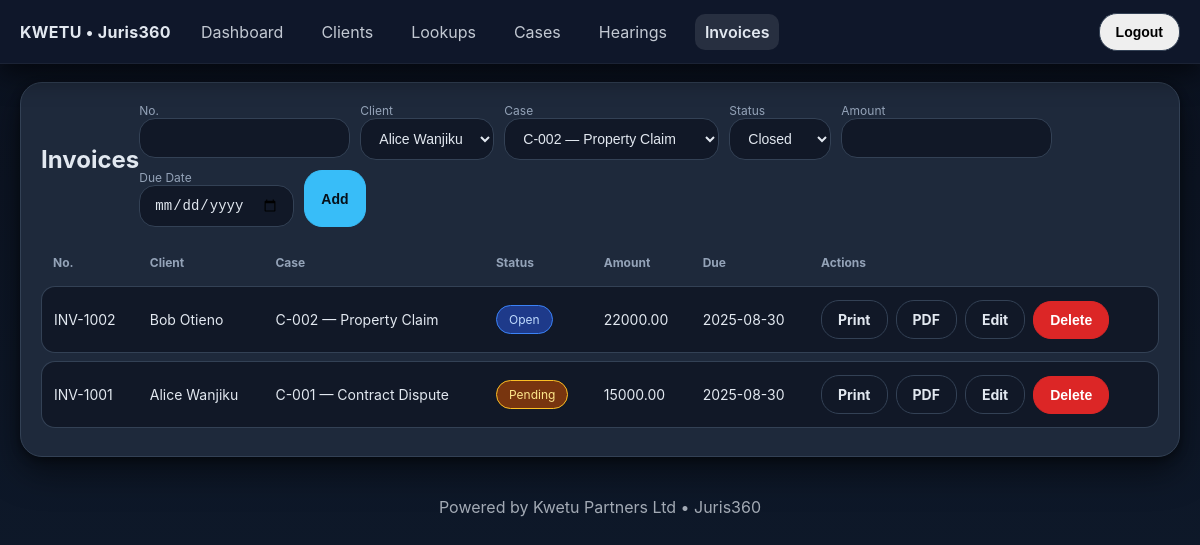
The app's page /invoices (signed in) with its own data.
### app.py (models this page shows)
class Invoice(db.Model):
    id = db.Column(db.Integer, primary_key=True)
    number = db.Column(db.String(40), nullable=False)
    client_id = db.Column(db.Integer, db.ForeignKey('client.id'), nullable=False)
    case_id = db.Column(db.Integer, db.ForeignKey('case.id'), nullable=False)
    status_id = db.Column(db.Integer, db.ForeignKey('case_status.id'), nullable=False)
    amount = db.Column(db.Numeric(12,2), nullable=False)
    due_date = db.Column(db.Date, nullable=True)
    client = db.relationship('Client', back_populates='invoices')
    case = db.relationship('Case', back_populates='invoices')
    status = db.relationship('CaseStatus', back_populates='invoices')
    payments = db.relationship('Payment', back_populates='invoice',
                               cascade='all, delete-orphan', lazy='dynamic')

class Client(db.Model):
    id = db.Column(db.Integer, primary_key=True)
    name = db.Column(db.String(120), nullable=False)
    phone = db.Column(db.String(50))
    email = db.Column(db.String(120))
    address = db.Column(db.String(200))
    cases = db.relationship('Case', back_populates='client', cascade='all, delete-orphan')
    invoices = db.relationship('Invoice', back_populates='client', cascade='all, delete-orphan')

class Case(db.Model):
    id = db.Column(db.Integer, primary_key=True)
    ref = db.Column(db.String(40), nullable=False)
    title = db.Column(db.String(200), nullable=False)
    client_id = db.Column(db.Integer, db.ForeignKey('client.id'), nullable=False)
    case_type_id = db.Column(db.Integer, db.ForeignKey('case_type.id'), nullable=False)
    status_id = db.Column(db.Integer, db.ForeignKey('case_status.id'), nullable=False)
    opened_on = db.Column(db.Date, default=date.today)
    next_hearing_date = db.Column(db.Date, nullable=True)
    client = db.relationship('Client', back_populates='cases')
    case_type = db.relationship('CaseType', back_populates='cases')
    status = db.relationship('CaseStatus', back_populates='cases')
    hearings = db.relationship('Hearing', back_populates='case', cascade='all, delete-orphan')
    invoices = db.relationship('Invoice', back_populates='case', cascade='all, delete-orphan')

class CaseStatus(db.Model):
    id = db.Column(db.Integer, primary_key=True)
    name = db.Column(db.String(40), unique=True, nullable=False)
    cases = db.relationship('Case', back_populates='status')
    hearings = db.relationship('Hearing', back_populates='status')
    invoices = db.relationship('Invoice', back_populates='status')

### app.py (the view)
@app.route('/invoices')
@login_required
def invoices():
    rows = Invoice.query.order_by(Invoice.id.desc()).all()
    return render_template('invoices.html', active='invoices', rows=rows,
        clients=Client.query.order_by(Client.name).all(),
        cases=Case.query.order_by(Case.id.desc()).all(),
        status=CaseStatus.query.order_by(CaseStatus.name).all(),
        edit=None, payments=None, paid=None, balance=None)

### app.py (called while the page is built)
def login_required(view):
    @wraps(view)
    def _wrap(*a, **kw):
        if not app.config['REQUIRE_LOGIN'] or session.get('user'):
            return view(*a, **kw)
        return redirect(url_for('login', next=request.path))
    return _wrap

@app.context_processor
def inject_globals():
    return dict(config=app.config, session=session)

### templates/invoices.html (shortened to what this page needs)
{% extends "base.html" %}
{% block content %}
<div class="card">
  <div class="section-head">
    <h1>Invoices</h1>
    <form method="post" action="{{ url_for('invoices_create') }}" class="inline">
      <label>No.<br><input class="input" name="number" required></label>
      <label>Client<br>
        <select name="client_id" class="select" required>
          {% for c in clients %}<option value="{{ c.id }}">{{ c.name }}</option>{% endfor %}
        </select>
      </label>
      <label>Case<br>
        <select name="case_id" class="select" required>
          {% for c in cases %}<option value="{{ c.id }}">{{ c.ref }} — {{ c.title }}</option>{% endfor %}
        </select>
      </label>
      <label>Status<br>
        <select name="status_id" class="select" required>
          {% for s in status %}<option value="{{ s.id }}">{{ s.name }}</option>{% endfor %}
        </select>
      </label>
      <label>Amount<br><input class="input" type="number" step="0.01" name="amount" required></label>
      <label>Due Date<br><input class="input" type="date" name="due_date"></label>
      <button class="btn primary">Add</button>
    </form>
  </div>
  <table>
    <thead><tr><th>No.</th><th>Client</th><th>Case</th><th>Status</th><th>Amount</th><th>Due</th><th>Actions</th></tr></thead>
    <tbody>
      {% for r in rows %}
      <tr>
        <td>{{ r.number }}</td>
        <td>{{ r.client.name }}</td>
        <td>{{ r.case.ref }} — {{ r.case.title }}</td>
        <td><span class="badge {{ r.status.name|lower }}">{{ r.status.name }}</span></td>
        <td>{{ '%.2f'|format(r.amount or 0) }}</td>
        <td>{{ r.due_date.strftime('%Y-%m-%d') if r.due_date else '' }}</td>
        <td class="actions" style="display:flex;gap:.5rem;flex-wrap:wrap;align-items:center">
          <a class="btn ghost" target="_blank" href="{{ url_for('invoice_view', id=r.id) }}">Print</a>
          <a class="btn ghost" href="{{ url_for('invoice_pdf', id=r.id) }}">PDF</a>
          <a class="btn ghost" href="{{ url_for('invoices_edit', id=r.id) }}">Edit</a>
          <form method="post" action="{{ url_for('invoices_delete', id=r.id) }}" onsubmit="return confirm('Delete invoice?')">
            <button class="btn danger">Delete</button>
          </form>
        </td>
      </tr>
      {% endfor %}
    </tbody>
  </table>
</div>
{% endblock %}

### static/kwetu.css (style rules this page uses)
:root { --topbar-start:#0f172a; --topbar-end:#1e293b; --accent:#38bdf8; --accent-strong:#22d3ee; --bg:#0b1220; --bg-soft:#0f1b2d; --surface:#111827; --card:#1e293b; --text:#e2e8f0; --muted:#94a3b8; --border:#334155; --danger:#dc2626; --success:#16a34a; --info:#1d4ed8; --shadow:0 14px 34px rgba(0,0,0,.5), 0 3px 10px rgba(0,0,0,.4); }
* { box-sizing:border-box }
html,body { height:100% }
body { margin:0; font-family:Inter, ui-sans-serif, system-ui, -apple-system, Segoe UI, Roboto, Arial, Noto Sans; background:linear-gradient(180deg, var(--bg), var(--bg-soft)); color:var(--text); }
.card { background:var(--card); border:1px solid var(--border); border-radius:22px; padding:20px; box-shadow:var(--shadow); margin-bottom:20px; }
h1 { font-size:24px;margin:0 0 12px }
.section-head { display:flex;align-items:center;justify-content:space-between;margin-bottom:12px }
label { font-size:12px;color:var(--muted) }
.input,.select,.textarea { width:100%;padding:11px 14px;border-radius:16px;border:1px solid var(--border); background:var(--surface);color:var(--text);font-size:14px;outline:none;transition:border-color .15s, box-shadow .15s; }
.btn { display:inline-block;padding:10px 16px;border-radius:18px;border:1px solid var(--border);text-decoration:none;font-size:14px;transition:transform .12s, box-shadow .12s; font-weight:700 }
.btn.primary { background:var(--accent);border-color:var(--accent);color:#06101a }
.btn.danger { background:var(--danger);border-color:var(--danger);color:#fff }
.btn.ghost { background:var(--surface);color:var(--text) }
.actions { display:flex;gap:8px }
table { width:100%;border-collapse:separate;border-spacing:0 8px }
thead th { color:var(--muted);font-weight:700;font-size:12px;padding:8px 12px;text-align:left }
tbody td { background:var(--surface);border-top:1px solid var(--border);border-bottom:1px solid var(--border); padding:13px 12px;font-size:14px;color:var(--text) }
tbody tr { transition:transform .08s ease, box-shadow .12s ease }
tbody tr td:first-child { border-left:1px solid var(--border);border-top-left-radius:14px;border-bottom-left-radius:14px }
tbody tr td:last-child { border-right:1px solid var(--border);border-top-right-radius:14px;border-bottom-right-radius:14px }
.badge { padding:6px 12px;border-radius:999px;font-size:12px;border:1px solid var(--border);display:inline-block }
.badge.pending { background:#78350f;color:#fde68a;border-color:#fbbf24 }
.badge.open { background:#1e3a8a;color:#bfdbfe;border-color:#3b82f6 }
form.inline { display:flex;gap:10px;flex-wrap:wrap }

### records on screen
Invoice: number "INV-1002", client.name "Bob Otieno", case.ref "C-002", case "Property Claim", status.name "Open", amount "22000.00", due_date "2025-08-30"
Invoice: number "INV-1001", client.name "Alice Wanjiku", case.ref "C-001", case "Contract Dispute", status.name "Pending", amount "15000.00", due_date "2025-08-30"

### other values on screen
form field client_id "Alice Wanjiku"
form field case_id "C-002 — Property Claim"
form field status_id "Closed"
